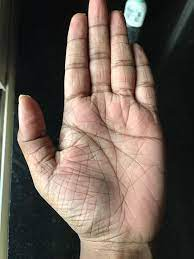
#> input picture OpenCVPrograms/palm.jpg, 194 x 259 px, given in place of the camera
$ python LiveSketch.py
#> lines starting #> are read from the running program, lines starting #| are printed output that depends on the picture
#> further down, frame is the input picture: shape (259, 194, 3); mean B, G, R 82.6, 92, 105.2
import cv2
from cv2 import Canny
import numpy as np
def sketch(image):
    img_gray = cv2.cvtColor(image,cv2.COLOR_BGR2GRAY)
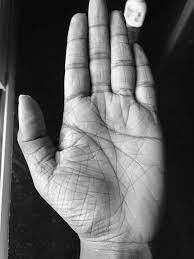
#> img_gray: shape (259, 194); min 0, max 254, mean 94.8
    img_gray_blur = cv2.GaussianBlur(img_gray,(5,5),0)
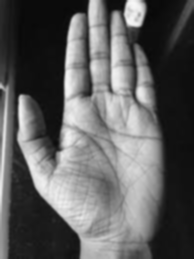
#> img_gray_blur: shape (259, 194); min 8, max 247, mean 94.8
    canny_edges = cv2.Canny(img_gray_blur,10,70)
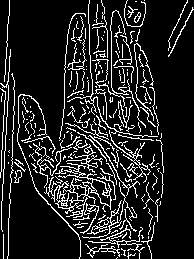
#> canny_edges: shape (259, 194); 13.6% white in thin lines or dots
    ret, mask = cv2.threshold(canny_edges,70,255,cv2.THRESH_BINARY_INV)
#> mask: shape (259, 194); 86.4% white; black in thin lines or dots
    return mask

cap = cv2.VideoCapture(0)
while True:
    ret, frame = cap.read()
    cv2.imshow('Our Live Sketcher', sketch(frame))
    if cv2.waitKey(1)==13:
#> (key Esc is pressed here)
        break

cap.release()
cv2.destroyAllWindows()
